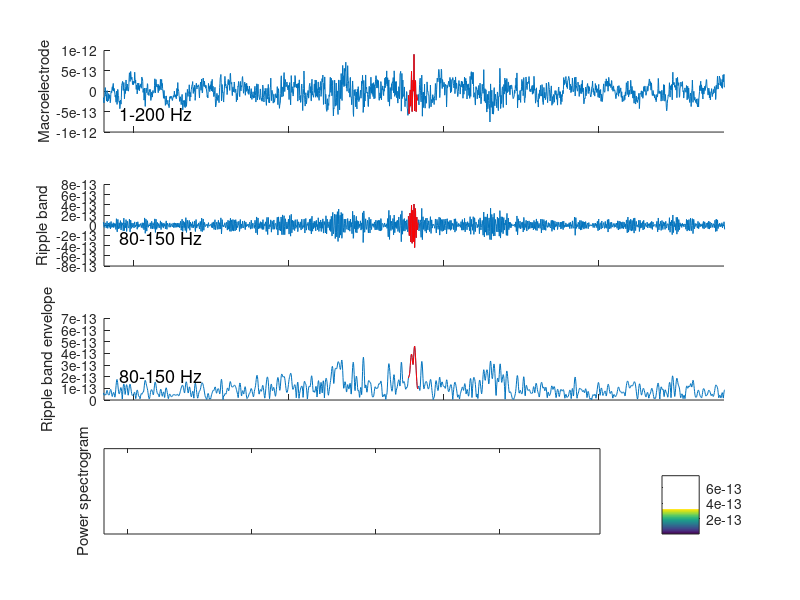

Write MATLAB code to recreate this figure. (Note: this script raises an error after producing the figure.)
clear all
close all
clc


load('ripple_example_data.mat')

% plot
figure('Units','centimeter','Position',[5 5 25 15])
subplot(4,1,1)
hold on
plot(time,data)
plot(time(ripple_duration(1):ripple_duration(2)),data(ripple_duration(1):ripple_duration(2)),'r')
% ylim([-8e-13 10e-13])
xlim(timezone)
xticks([1 2 3 4 5])
xticklabels({'','','','',''})
text(markloc, -5.5e-13,['1-200 Hz'],'FontSize',13)
ylabel('Macroelectrode');
hold off

subplot(4,1,2)
hold on
plot(time,data_filt)
plot(time(ripple_duration(1):ripple_duration(2)),data_filt(ripple_duration(1):ripple_duration(2)),'r')
% ylim([-3e-13 3e-13])
xlim(timezone)
xticks([1 2 3 4 5])
xticklabels({'','','','',''})
text(markloc, -2.5e-13,['80-150 Hz'],'FontSize',13)
ylabel('Ripple band');
hold off

subplot(4,1,3)
hold on
plot(time,data_enve)
plot(time(ripple_duration(1):ripple_duration(2)),data_enve(ripple_duration(1):ripple_duration(2)),'r')
% ylim([0 2.5e-13])
xlim(timezone)
xticks([1 2 3 4 5])
xticklabels({'','','','',''})
text(markloc, 2.1e-13,['80-150 Hz'],'FontSize',13)
ylabel('Ripple band envelope');
hold off

subplot(4,1,4)
A   = Y( :,:,end:-1:1);
ga  = squeeze( mean(A,1));
[Xi,Yi] = meshgrid(linspace( 1,length( F ),100 ),1:length( time ) );
gai     = interp2(ga,Xi,Yi )';
mar = linspace( 1,100,length( F( end:-2:1,: )) );
lab = round( mean( F( end:-2:1,: ),2 ));
imagesc( time,1,gai )
set( gca,'ytick',mar(1,[4,21]),'yticklabel',num2str(lab([4,21])))
xlim(timezone)
% caxis([2e-14 12e-14])
xticks([1 2 3 4 5])
xticklabels({'','','','',''})
ylabel('Power spectrogram')
c= colorbar;
c.Location = 'manual';
c.Position = [0.86 0.13 0.02 0.11]

% saveas(gcf,'/export/data/Xinyun/locomotion/ripple_example.png')
% saveas(gcf,'/export/data/Xinyun/locomotion/ripple_example.svg')
